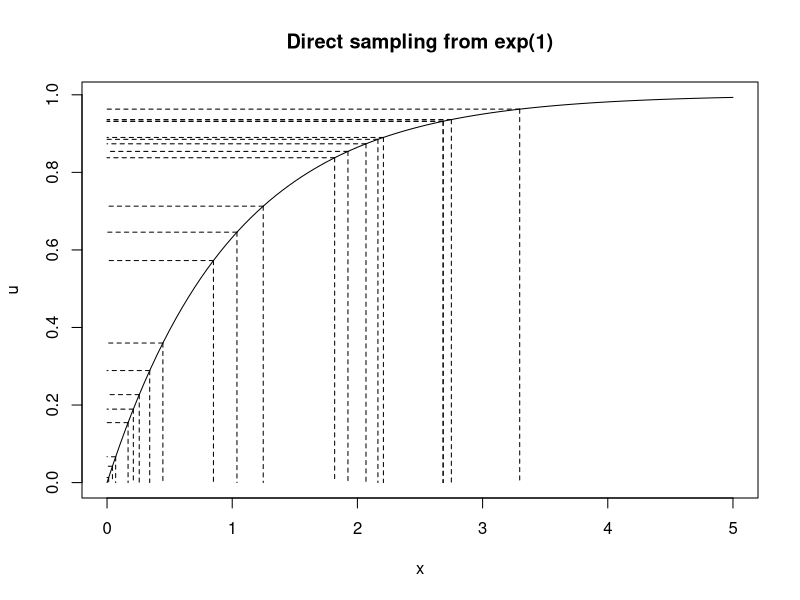

Generate this figure with R: (Note: this script raises an error after producing the figure.)
## ---- chunk 1
lambda <- 1
u <- runif(20)
x <- -1/lambda * log(1 - u)
curve(1 - exp(-x), 0, 5, ylab = 'u',
      main = 'Direct sampling from exp(1)')
for (i in 1:length(x)){
  lines(c(x[i], x[i]), c(u[i], 0), lty = 'dashed')
  lines(c(x[i], 0), c(u[i], u[i]), lty = 'dashed')
}
## ---- chunk 2
library(ggplot2)
cggplot(data.frame(x=runif(1000, -6, 6)), aes(x)) +
  stat_function(fun=dnorm,  aes(colour = 'Normal')) +
  stat_function(fun=dt, args = list(df = 2), aes(colour = 't'))  +
  scale_colour_manual("分布", values = c("red",  "green"), labels = c('N(0, 1)', expression(t[2]))) +
  ylab('密度')
## ---- chunk 3
iter <- 10000
k <- 0
X <- vector()

# 计算 M
fg <- function(x){dnorm(x)/dt(x, df = 2)}
M <- optim(1, fg, method = 'BFGS',
           control = list(fnscale = -1))$value

# 拒绝抽样
for (i in seq_len(iter)){
  u <- runif(1)
  x <- rt(1, 2)
  alpha <- dnorm(x)/(dt(x, df = 2) * M)
  if (u <= alpha){
    X[k] <- x
    k <- k + 1
  }
}

# 计算接受概率
cat('接受概率为', k/iter, ' \n')
cat('1/M = ', 1/M, ' \n')

# 直方图
hist(X, prob = TRUE)
curve(dnorm, add = TRUE, col = "red")
